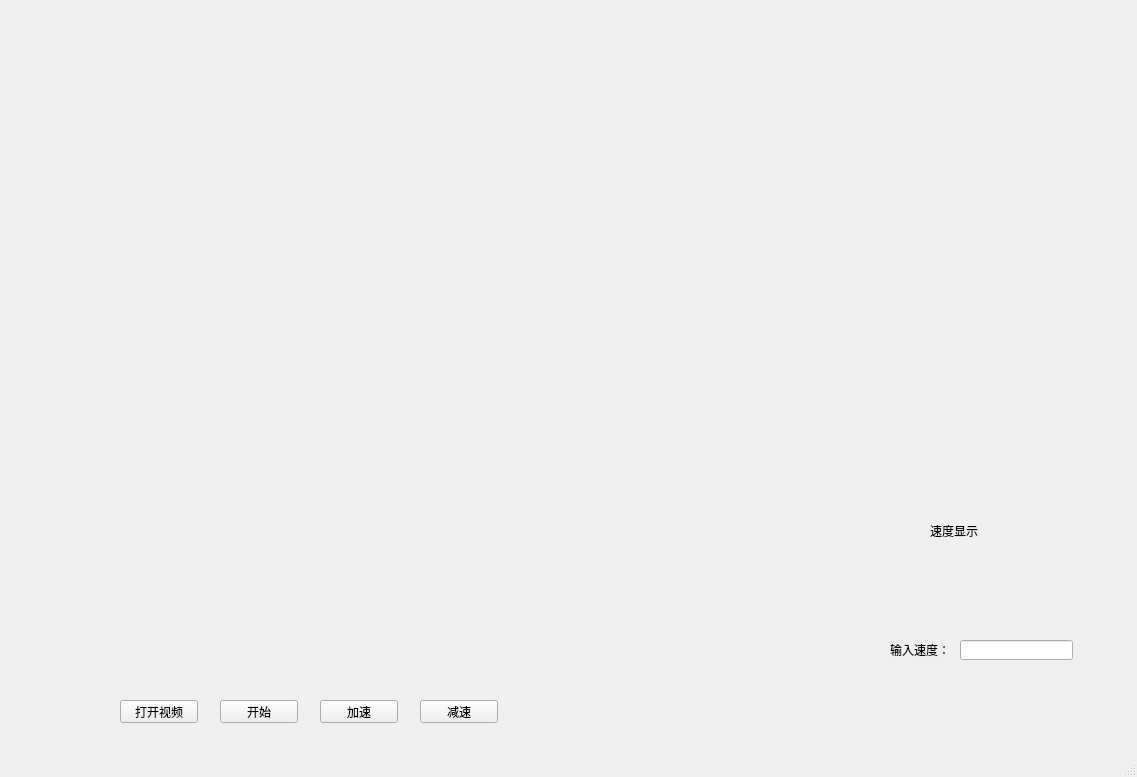
<?xml version="1.0" encoding="UTF-8"?>
<ui version="4.0">
 <class>MainWindow</class>
 <widget class="QMainWindow" name="MainWindow">
  <property name="geometry">
   <rect>
    <x>0</x>
    <y>0</y>
    <width>1137</width>
    <height>777</height>
   </rect>
  </property>
  <property name="windowTitle">
   <string>MainWindow</string>
  </property>
  <widget class="QWidget" name="centralwidget">
   <widget class="QPushButton" name="pushButton">
    <property name="geometry">
     <rect>
      <x>120</x>
      <y>700</y>
      <width>78</width>
      <height>23</height>
     </rect>
    </property>
    <property name="text">
     <string>打开视频</string>
    </property>
   </widget>
   <widget class="QPushButton" name="pushButton_2">
    <property name="geometry">
     <rect>
      <x>220</x>
      <y>700</y>
      <width>78</width>
      <height>23</height>
     </rect>
    </property>
    <property name="text">
     <string>开始</string>
    </property>
   </widget>
   <widget class="QPushButton" name="pushButton_3">
    <property name="geometry">
     <rect>
      <x>320</x>
      <y>700</y>
      <width>78</width>
      <height>23</height>
     </rect>
    </property>
    <property name="text">
     <string>加速</string>
    </property>
   </widget>
   <widget class="QPushButton" name="pushButton_4">
    <property name="geometry">
     <rect>
      <x>420</x>
      <y>700</y>
      <width>78</width>
      <height>23</height>
     </rect>
    </property>
    <property name="text">
     <string>减速</string>
    </property>
   </widget>
   <widget class="QLabel" name="widget">
    <property name="geometry">
     <rect>
      <x>-110</x>
      <y>0</y>
      <width>891</width>
      <height>601</height>
     </rect>
    </property>
    <property name="text">
     <string/>
    </property>
   </widget>
   <widget class="QLabel" name="label">
    <property name="geometry">
     <rect>
      <x>930</x>
      <y>510</y>
      <width>63</width>
      <height>41</height>
     </rect>
    </property>
    <property name="text">
     <string>速度显示</string>
    </property>
   </widget>
   <widget class="QLineEdit" name="lineEdit">
    <property name="geometry">
     <rect>
      <x>960</x>
      <y>640</y>
      <width>113</width>
      <height>20</height>
     </rect>
    </property>
   </widget>
   <widget class="QLabel" name="label_2">
    <property name="geometry">
     <rect>
      <x>890</x>
      <y>640</y>
      <width>61</width>
      <height>20</height>
     </rect>
    </property>
    <property name="text">
     <string>输入速度：</string>
    </property>
   </widget>
  </widget>
  <widget class="QStatusBar" name="statusbar"/>
 </widget>
 <resources/>
 <connections/>
</ui>
